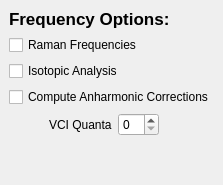
        <widget class="QWidget" name="OptionsFrequencies" >
         <layout class="QVBoxLayout" >
          <property name="margin" >
           <number>9</number>
          </property>
          <property name="spacing" >
           <number>6</number>
          </property>
          <item>
           <widget class="QLabel" name="label_96" >
            <property name="text" >
             <string>&lt;html>&lt;head>&lt;meta name="qrichtext" content="1" />&lt;/head>&lt;body style=" white-space: pre-wrap; font-family:Lucida Grande; font-size:13pt; font-weight:400; font-style:normal; text-decoration:none;">&lt;p style=" margin-top:0px; margin-bottom:0px; margin-left:0px; margin-right:0px; -qt-block-indent:0; text-indent:0px;">&lt;span style=" font-weight:600;">Frequency Options:&lt;/span>&lt;/p>&lt;/body>&lt;/html></string>
            </property>
           </widget>
          </item>
          <item>
           <widget class="QCheckBox" name="raman" >
            <property name="text" >
             <string>Raman Frequencies</string>
            </property>
           </widget>
          </item>
          <item>
           <widget class="QCheckBox" name="isotopes" >
            <property name="text" >
             <string>Isotopic Analysis</string>
            </property>
           </widget>
          </item>
          <item>
           <widget class="QCheckBox" name="anharmonic" >
            <property name="text" >
             <string>Compute Anharmonic Corrections</string>
            </property>
           </widget>
          </item>
          <item>
           <layout class="QHBoxLayout" >
            <property name="margin" >
             <number>0</number>
            </property>
            <property name="spacing" >
             <number>6</number>
            </property>
            <item>
             <spacer>
              <property name="orientation" >
               <enum>Qt::Horizontal</enum>
              </property>
              <property name="sizeType" >
               <enum>QSizePolicy::Fixed</enum>
              </property>
              <property name="sizeHint" >
               <size>
                <width>40</width>
                <height>20</height>
               </size>
              </property>
             </spacer>
            </item>
            <item>
             <widget class="QLabel" name="label_77" >
              <property name="text" >
               <string>VCI Quanta</string>
              </property>
             </widget>
            </item>
            <item>
             <widget class="QSpinBox" name="vci" />
            </item>
            <item>
             <spacer>
              <property name="orientation" >
               <enum>Qt::Horizontal</enum>
              </property>
              <property name="sizeHint" >
               <size>
                <width>40</width>
                <height>20</height>
               </size>
              </property>
             </spacer>
            </item>
           </layout>
          </item>
          <item>
           <spacer>
            <property name="orientation" >
             <enum>Qt::Vertical</enum>
            </property>
            <property name="sizeHint" >
             <size>
              <width>20</width>
              <height>40</height>
             </size>
            </property>
           </spacer>
          </item>
         </layout>
        </widget>
